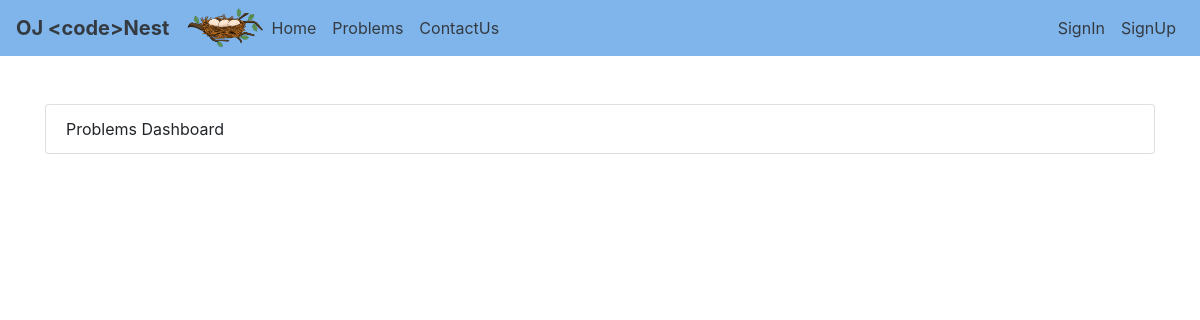
/ojapp/problems, run on an earlier commit of the app's database.
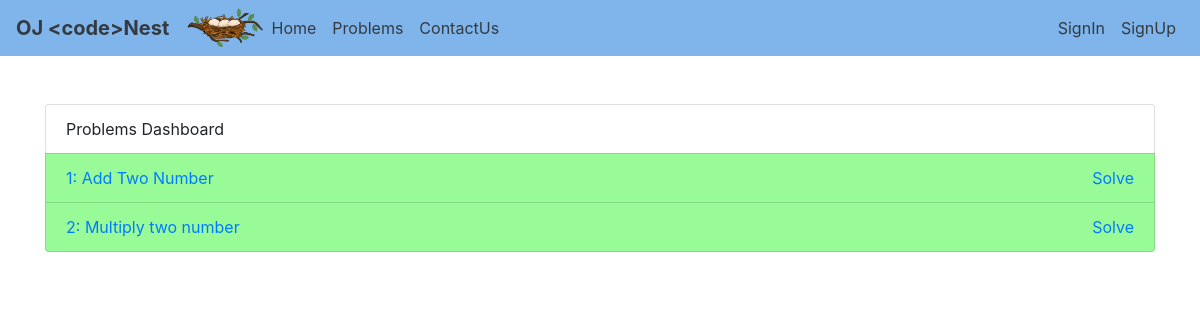
And on a later commit of the database.
### ojapp/models.py (models this page shows, shortened)
class Problem(models.Model):
	DIFFICULTY_CHOICES = (
			('easy', 'Easy'),
			('medium', 'Medium'),
			('hard', 'Hard')
		)
	id = models.AutoField(primary_key=True)
	number = models.CharField(max_length=50)
	difficulty = models.CharField(max_length=50, choices=DIFFICULTY_CHOICES)
	title = models.CharField(max_length=255)
	statement = models.TextField(default="")
	constraints = models.TextField(default="")
	tags = models.CharField(max_length=255)
	example_input = models.TextField(default="")
	example_output = models.TextField(default="")
	example_explain = models.TextField(default="")

### ojapp/views.py (the view)
# urls.py: path("problems", views.problems, name = "problems"),
def problems(request):
	problems = Problem.objects.all()
	context = {
		'problems': problems,
	}
	return render(request, "ojapp/problems.html", context)

### ojapp/context_processors.py (called while the page is built)
def custom_request(request):
	return {'request': request}

### ojapp/templates/ojapp/problems.html (shortened to what this page needs)
{% extends 'ojapp/basic.html' %}
{% block body %}
<div class="container my-5">
	<ul class="list-group">
	  <li class="list-group-item">Problems Dashboard</li>
	  {% for problem in problems %}
        <li class="list-group-item list-group-item-action
            {% if problem.difficulty == 'easy' %}problem-easy{% endif %}
            {% if problem.difficulty == 'hard' %}problem-hard{% endif %}">
            <div class="clearfix">
	            <a href="{% url 'show_problem' id=problem.id %}">{{ problem.number }}: {{ problem.title }}</a>
	            <a href="{% url 'show_problem' id=problem.id %}" class="float-right">Solve</a>
            </div>
        </li>
	  {% endfor %}
	</ul>
</div>
{% endblock %}

### ojapp/templates/ojapp/basic.html (shortened to what this page needs)
{% load static %}
<!doctype html>
<html lang="en">
  <head>
    <link rel="stylesheet" href="https://stackpath.bootstrapcdn.com/bootstrap/4.2.1/css/bootstrap.min.css">
  </head>
  <body>
    {% load static %}
    <nav class="navbar navbar-expand-lg navbar-dark custom-navbar-bg">
      <a class="navbar-brand text-dark" href="/ojapp/">
        <b>OJ &lt;code&gt;Nest</b>
      </a>
      <img src="{% static 'ojapp/nest1.png' %}" alt="Logo" class="ml-0" style="height: 40px;">
      <div class="collapse navbar-collapse" id="navbarSupportedContent">
        <ul class="navbar-nav mr-auto">
          <li class="nav-item active">
            <a class="nav-link text-dark" href="/ojapp/">Home <span class="sr-only">(current)</span></a>
          </li>
          <li class="nav-item">
            <a class="nav-link text-dark" href="/ojapp/problems">Problems</a>
          </li>
          <li class="nav-item">
            <a class="nav-link text-dark" href="#">ContactUs</a>
          </li>
        </ul>
        <ul class="navbar-nav ml-auto">
          {% if request.user.is_authenticated %}
            <li class="nav-item">
              <a class="nav-link text-dark" href="{% url 'logout' %}">logout</a>
            </li>
          {% else %}
            <li class="nav-item">
              <a class="nav-link text-dark" href="{% url 'login_page' %}">SignIn</a>
            </li>
            <li class="nav-item">
              <a class="nav-link text-dark" href="{% url 'signup_page' %}">SignUp</a>
            </li>
          {% endif %}
        </ul>
      </div>
    </nav>
    {% block body %} {% endblock %}
  </body>
</html>

What changed in the data, as far as the page shows it:
added Problem: number "1", title "Add Two Number"
added Problem: number "2", title "Multiply two number"
